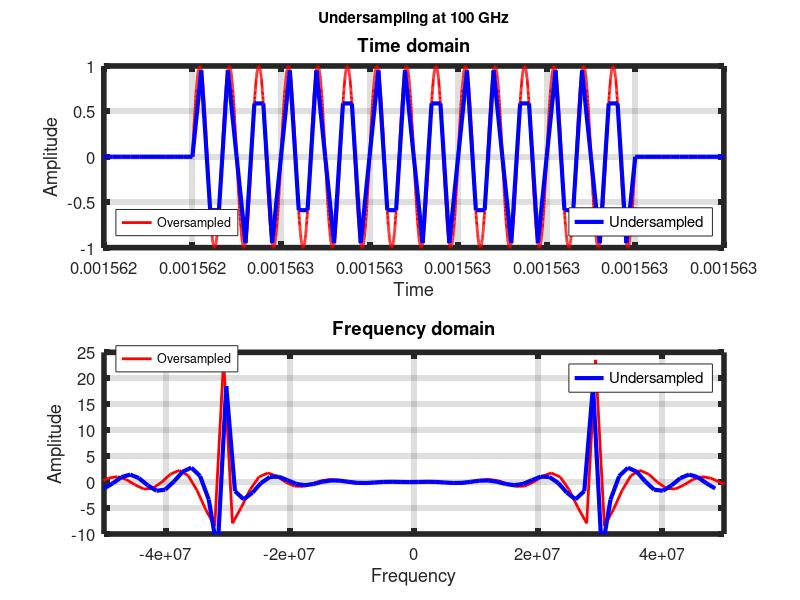

This chart was generated by the following MATLAB code:
#!/usr/bin/octave

%% just octave
pkg load signal;
pkg load control;

%% constants
fs        = 10e9;               % sample frequency
fsu       = 100e6 / 1;              % undersample frequency
t1        = 1.562400e-3;
t2        = 1.563100e-3;
s_amp     = 1;                  % signal amplitude
s_pha     = 0.0 * ( pi / 180 ); % signal phase in radians
s_fre     = 30e6;               % signal frequency
p_fre     = 640;                % pulse frequency
p_dut     = 0.032;              % pulse duty: Ton = 0.5 us

%% dependent constants
T         = ( 1 / p_fre ) * 2; 
dT        = 1 / fs;
dTu       = 1 / fsu;
t         = ( t1 : dT : t2 );
tu        = ( t1 : dTu : t2 );
N         = size( t, 2 );
Nu        = size( tu, 2 );
df        = fs / N;
dfu       = fsu / Nu;
f         = -fs / 2 : df : fs / 2 - df;
fu        = -fsu / 2 : dfu : fsu / 2 - dfu;

%% pulse generation (oversampled)
pulse     = square( 2 * pi * p_fre * t, p_dut ) >= 0;

%% signal generation (oversampled)
signal    = s_amp * [ pulse .* sin( 2 * pi * s_fre * t + s_pha ) ];
signal_f  = fftshift( fft ( signal ) );

%% pulse generation (undersampled)
pulseu    = square( 2 * pi * p_fre * tu, p_dut ) >= 0;

%% signal generation (undersampled)
signalu   = s_amp * [ pulseu .* sin( 2 * pi * s_fre * tu + s_pha ) ];
signalu_f = fftshift( fft ( signalu ) );

%% plot
hfigure = figure('Color', 'w');
rows        = 2;
cols        = 1;

subplot( rows, cols, 1 );
plt_1 = plot( t, signal, "linewidth", 2, 'r' );
grid on;
hold
plt_2 = plot( tu, signalu, "linewidth", 3, 'b' );
grid on;
hlegend1 = legend( plt_1, "Oversampled", "Location", "SouthWest" );
new_handle = copyobj( hlegend1, hfigure );
legend( plt_2, "Undersampled", "Location", "SouthEast" );
set(gca, "linewidth", 4, "fontsize", 12)
xlabel( 'Time' );
ylabel( 'Amplitude' );
title( 'Time domain' );

subplot( rows, cols, 2 );
plt_3 = plot( f, signal_f, "linewidth", 2, 'r' );
grid on;
hold
plt_4 = plot( fu, signalu_f, "linewidth", 3, 'b' );
grid on;
hlegend1 = legend( plt_3, "Oversampled", "Location", "NorthWest" );
new_handle = copyobj( hlegend1, hfigure );
legend( plt_4, "Undersampled", "Location", "NorthEast" );
set(gca, "linewidth", 4, "fontsize", 12)
xlabel( 'Frequency' );
ylabel( 'Amplitude' );
axis( [ -50e6, 50e6, -10, 25 ] );
title( 'Frequency domain' );

s = axes( 'visible', 'off', 'title', sprintf( 'Undersampling at %d GHz\n', fsu / 1e6 ) );